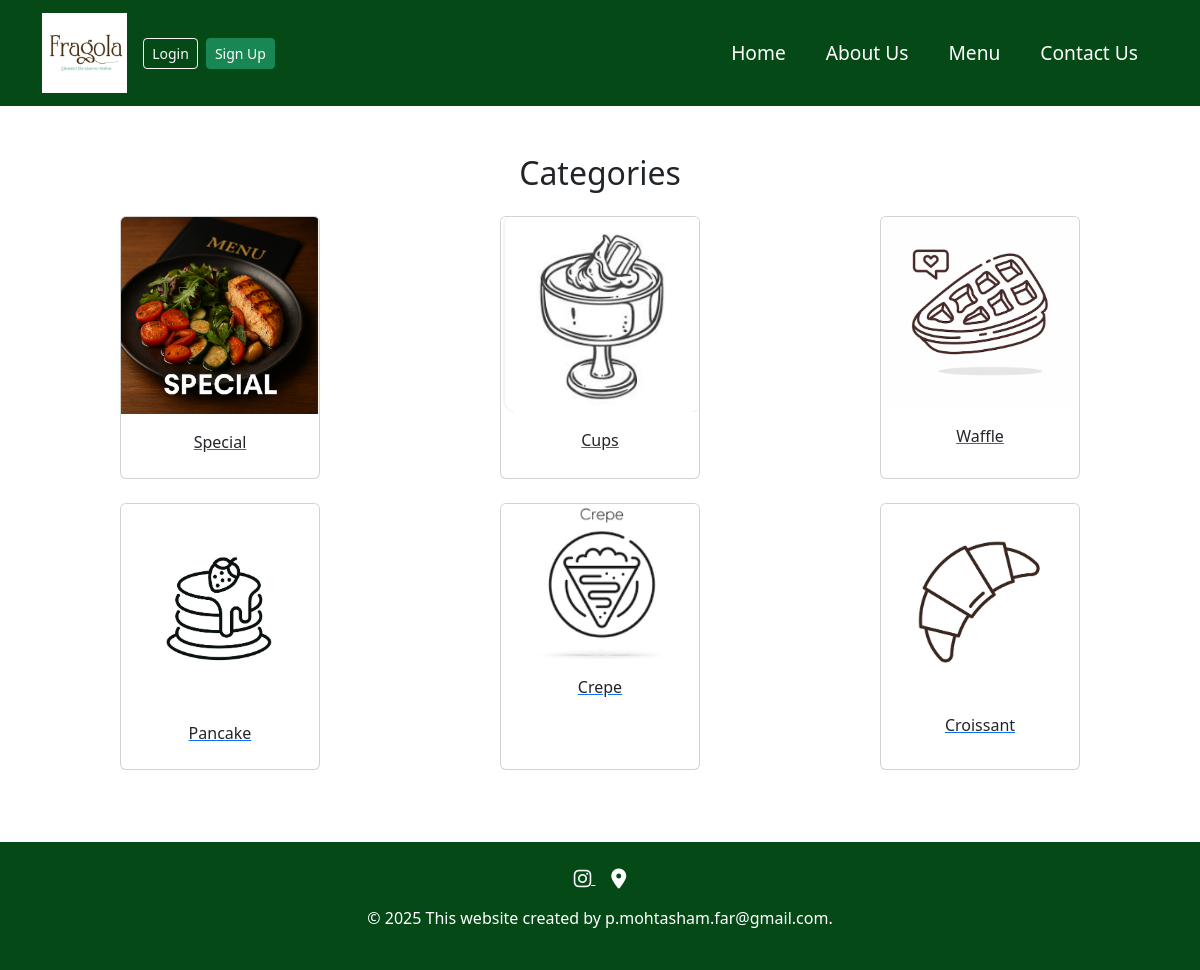
The app's page /menu/, older data.
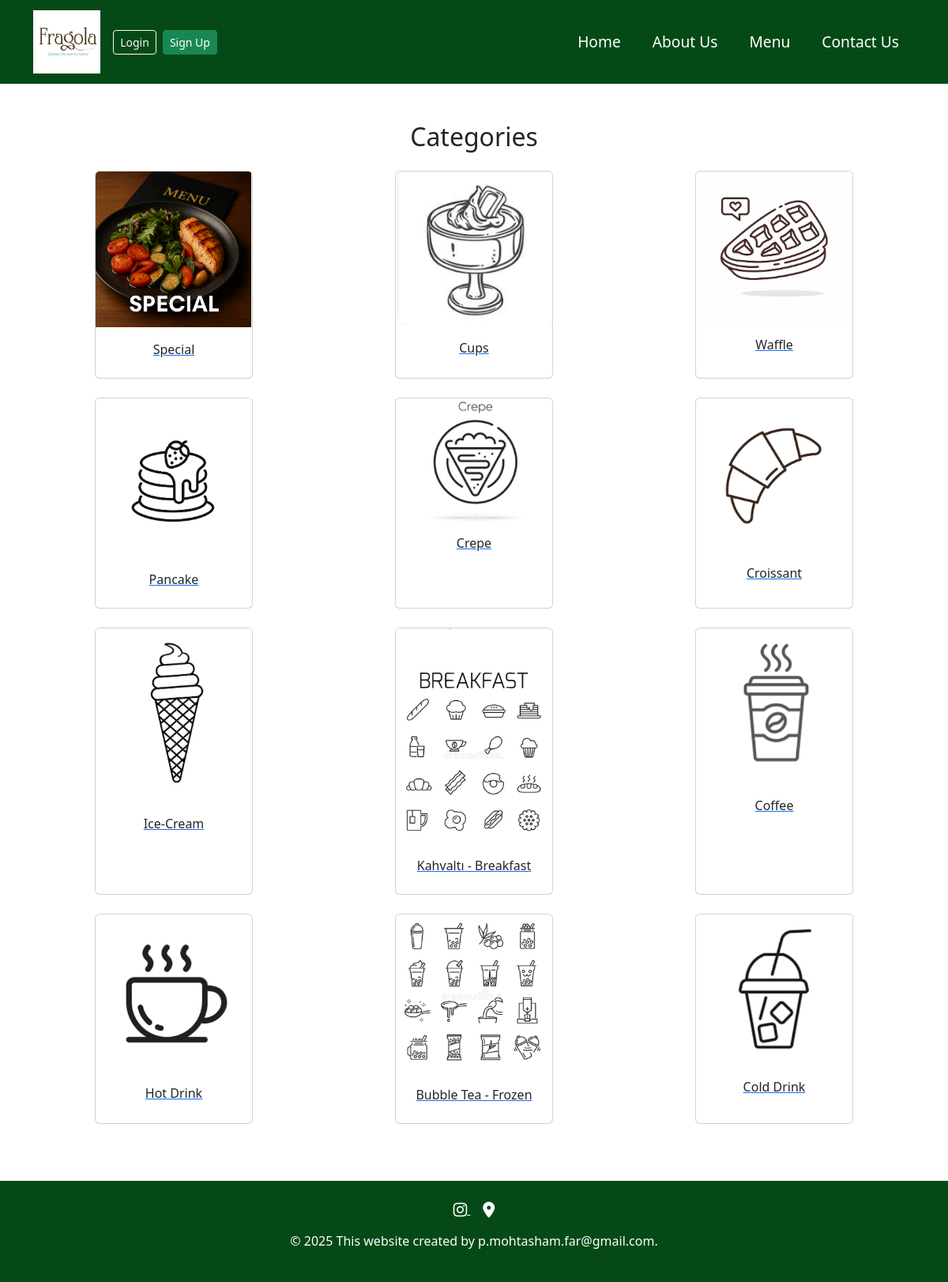
The same page, newer data.
### menu/models.py (models this page shows, shortened)
class Category(models.Model):
    name = models.CharField(_("نام دسته بندی"), max_length=20)
    img = models.ImageField(_("تصویر"), upload_to="categories/")
    class Meta:
        verbose_name = _("دسته بندی")
        verbose_name_plural = _("دسته بندی ها")

### menu/views.py (the view)
# urls.py: path('', views.category_view, name='categories'),
def category_view(request):
    categories = Category.objects.all()   #دریافت همه دسته‌بندی‌ها
    return render(request, 'menu/categories.html', {'categories': categories})

### templates/menu/categories.html
{% extends 'base.html' %}
{% load static %}
{% block content %}
<section id="categories" class="py-5">
    <div class="container">
        <h2 class="text-center mb-4">Categories</h2>
        <div class="row">
            {% for category in categories %}
            <div class="col-md-4 mb-4">
                <a href="{% url 'foods' category.id %}">
                    <div class="card">
                        <img src="{{ category.img.url }}" class="card-img-top" alt="{{ category.name }}">
                        <div class="card-body text-center">
                            <p  class="card-title">{{ category.name }}</p>
                        </div>
                    </div>
                </a>
            </div>
            {% endfor %}
        </div>
    </div>
</section>
{% endblock content %}

### templates/base.html (shortened to what this page needs)
{% load static %}
<!DOCTYPE html>
<html lang="en">
<head>
    <link href="https://cdn.jsdelivr.net/npm/bootstrap@5.3.2/dist/css/bootstrap.min.css" rel="stylesheet">
    <link rel="stylesheet" href="https://cdnjs.cloudflare.com/ajax/libs/font-awesome/6.0.0-beta3/css/all.min.css">
    <link rel="stylesheet" href="{% static 'css/styles.css' %}">
</head>
<body>
    <nav class="navbar navbar-expand-lg">
        <div class="container d-flex align-items-center justify-content-between">
          <div class="d-flex align-items-center">
              {% if not user.is_authenticated %}
                <a class="navbar-brand me-3" href="{% url 'home' %}">
                    <img src="{% static 'images/logo.png' %}" alt="logo" class="logo" style="height: 80px;">
                </a>
                <a href="{% url 'login' %}" class="btn btn-outline-light btn-sm me-2">Login</a>
                <a href="{% url 'signup' %}" class="btn btn-success btn-sm">Sign Up</a>
              {% endif %}
          </div>
          <div class="collapse navbar-collapse" id="navbarNav">
              <ul class="navbar-nav ms-auto">
                  <li class="nav-item"><a class="nav-link" href="{% url 'home' %}">Home</a></li>
                  <li class="nav-item"><a class="nav-link" href="{% url 'about' %}">About Us</a></li>
                  <li class="nav-item"><a class="nav-link" href="{% url 'categories' %}">Menu</a></li>
                  <li class="nav-item"><a class="nav-link" href="{% url 'contact' %}">Contact Us</a></li>
              </ul>
          </div>
        </div>
    </nav>
    <div class="content">
        {% block content %}
        {% endblock content %}
    </div>
    <footer class="footer text-center text-white py-4">
        <div class="container">
            <div class="social-links mb-3">
                <a href="https://www.instagram.com/fragola.tr" target="_blank" class="text-white me-3">
                    <i class="fab fa-instagram fa-lg"></i>
                </a>
                <a href="https://maps.app.goo.gl/eCBG12rXEn5f89TR6?g_st=aw" target="_blank" class="text-white">
                    <i class="fas fa-map-marker-alt fa-lg"></i>
                </a>
            </div>
            <p>&copy; 2025 This website created by p.mohtasham.far@gmail.com.</p>
        </div>
    </footer>
</body>

### static/css/styles.css (style rules this page uses)
html, body { height: 100%; margin: 0; }
body { display: flex; flex-direction: column; }
.content { flex: 1; }
.footer { background-color: rgb(5, 74, 22); color: white; text-align: center; padding: 10px; }
.card { display: flex; flex-direction: column; height: 100%; max-width: 200px; margin: auto; transition: transform 0.3s; }
.card-body { flex-grow: 1; }
.nav-link { color: white; }
.navbar { background-color: rgb(5, 74, 22); }
.navbar-brand { color: rgb(138, 49, 49); }
.navbar-nav .nav-item .nav-link { font-size: 1.2em; padding: 15px 20px; }

Row changes from the older to the newer data that the page shows:
added Category: img (picture), name "Ice-Cream"
added Category: img (picture), name "Kahvaltı - Breakfast"
added Category: img (picture), name "Coffee"
added Category: img (picture), name "Hot Drink"
added Category: img (picture), name "Bubble Tea - Frozen"
added Category: img (picture), name "Cold Drink"
